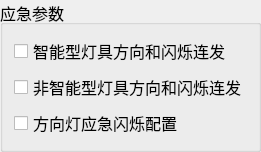
  <widget class="QGroupBox" name="EmergencyBox">
   <property name="geometry">
    <rect>
     <x>510</x>
     <y>10</y>
     <width>260</width>
     <height>110</height>
    </rect>
   </property>
   <property name="font">
    <font>
     <pointsize>12</pointsize>
    </font>
   </property>
   <property name="title">
    <string>应急参数</string>
   </property>
   <property name="checkable">
    <bool>false</bool>
   </property>
   <property name="checked">
    <bool>false</bool>
   </property>
   <layout class="QVBoxLayout" name="verticalLayout_12">
    <item>
     <widget class="QCheckBox" name="DirectionTwinkleCheckBox">
      <property name="font">
       <font>
        <pointsize>12</pointsize>
       </font>
      </property>
      <property name="text">
       <string>智能型灯具方向和闪烁连发</string>
      </property>
     </widget>
    </item>
    <item>
     <widget class="QCheckBox" name="UCDirectionTwinkleCheckBox">
      <property name="font">
       <font>
        <pointsize>12</pointsize>
       </font>
      </property>
      <property name="text">
       <string>非智能型灯具方向和闪烁连发</string>
      </property>
     </widget>
    </item>
    <item>
     <widget class="QCheckBox" name="TwinkleCheckBox">
      <property name="font">
       <font>
        <pointsize>12</pointsize>
       </font>
      </property>
      <property name="text">
       <string>方向灯应急闪烁配置</string>
      </property>
     </widget>
    </item>
   </layout>
  </widget>
